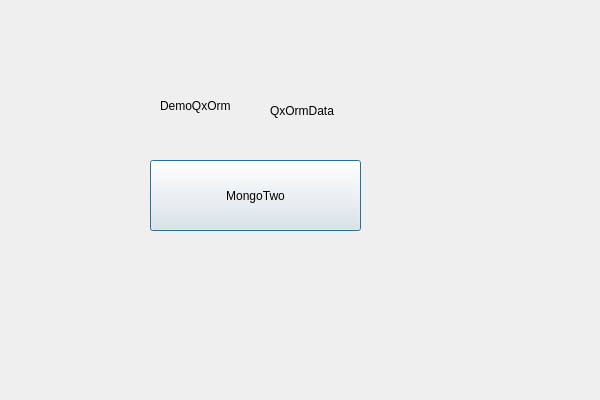
<?xml version="1.0" encoding="UTF-8"?>
<ui version="4.0">
 <class>MongoEditorClass</class>
 <widget class="QDialog" name="MongoEditorClass">
  <property name="geometry">
   <rect>
    <x>0</x>
    <y>0</y>
    <width>600</width>
    <height>400</height>
   </rect>
  </property>
  <property name="windowTitle">
   <string>MongoEditor</string>
  </property>
  <widget class="QPushButton" name="btnInsert">
   <property name="geometry">
    <rect>
     <x>150</x>
     <y>160</y>
     <width>211</width>
     <height>71</height>
    </rect>
   </property>
   <property name="text">
    <string>MongoTwo</string>
   </property>
  </widget>
  <widget class="QLabel" name="label">
   <property name="geometry">
    <rect>
     <x>270</x>
     <y>90</y>
     <width>151</width>
     <height>41</height>
    </rect>
   </property>
   <property name="text">
    <string>QxOrmData</string>
   </property>
  </widget>
  <widget class="QLabel" name="label_2">
   <property name="geometry">
    <rect>
     <x>160</x>
     <y>90</y>
     <width>91</width>
     <height>31</height>
    </rect>
   </property>
   <property name="text">
    <string>DemoQxOrm</string>
   </property>
  </widget>
 </widget>
 <layoutdefault spacing="6" margin="11"/>
 <resources/>
 <connections/>
</ui>
